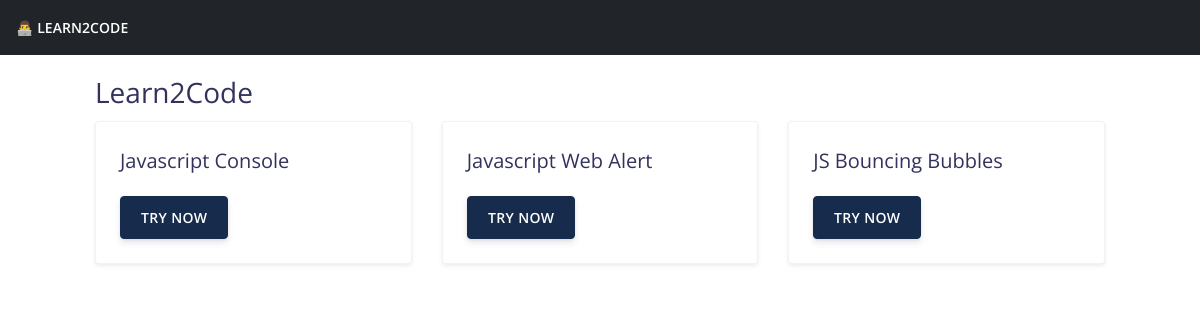
Before: / with the older database file.
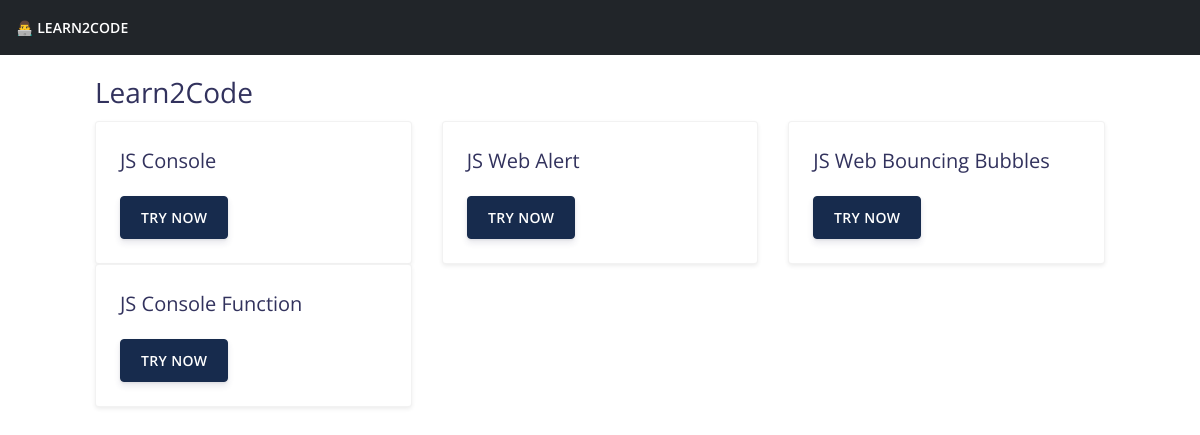
After: the same page with the newer database file.
### app/models.py (models this page shows, shortened)
class BaseModel(models.Model):
    created = models.DateTimeField(auto_now_add=True, verbose_name='created at')
    updated = models.DateTimeField(auto_now=True, verbose_name='updated at')
    class Meta:
        abstract = True

class Lesson(BaseModel):
    OUTPUT_INTERFACE_CHOICES = [
        (1, 'Console'),
        (2, 'Web'),
    ]
    title = models.CharField(max_length=255)
    output_interface = models.PositiveSmallIntegerField(default=1, choices=OUTPUT_INTERFACE_CHOICES)
    slug = models.SlugField(max_length=255, blank=True, unique=True)
    instruction = models.TextField()
    initial_code = models.TextField(blank=True)
    display_order = models.PositiveIntegerField(default=0)
    active = models.BooleanField(default=True)
    objects = ActiveManagerInteface()
    class Meta:
        ordering = ['display_order']

### app/views.py (the view)
# urls.py: path('', LessonListView.as_view(), name='learn_list'),
class LessonListView(ListView):
    template_name = 'index.html'
    context_object_name = 'lessons'
    queryset = Lesson.objects.active()

### templates/index.html
{% extends "layout.html" %}
{% block content %}
<section id="id-home">
  	<div class="container py-3">
		<h3> Learn2Code</h3>
		<div class="row">
			{% for lesson in lessons %}
			<div class="col-md-4">
				<div class="card shadow-sm">
					<div class="card-body">
						<h5 class="card-title">{{ lesson.title }}</h5>
						<a href="{% url 'learn_detail' lesson.slug %}" class="btn btn-default"> Try Now </a>
					</div>
				</div>
			</div>
			{% endfor %}
		</div>
	</div>
</section>
{% endblock content %}

### templates/layout.html (shortened to what this page needs)
<!DOCTYPE html>
<html>
    <head>
        <link rel="stylesheet" href="{{ STATIC_URL }}/css/argon.min.css">
    </head>
    <body>
        <nav class="navbar navbar-horizontal navbar-dark bg-dark">
            <a class="navbar-brand" href="/">👨‍💻 Learn2Code</a>
        </nav>
        <main role="main">
            {% block content %}{% endblock content %}
        </main>
    </body>
</html>

Changed rows visible on the page:
changed Lesson: title "Javascript Console" → "JS Console"
changed Lesson: title "Javascript Web Alert" → "JS Web Alert"
changed Lesson: title "JS Bouncing Bubbles" → "JS Web Bouncing Bubbles"
added Lesson: title "JS Console Function"
